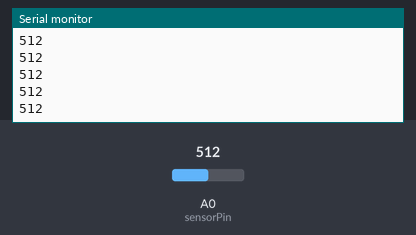
Simulated run of this sketch. Board: Arduino Uno, built with avr-gcc and run on an emulated ATmega328P. Parts: the last lines printed to the serial monitor. The inputs (shaded band) are chosen by the test bench; at power-on: A0 (sensorPin) = 512.

Above: at 1.2 s.
1.3 s: A0 (sensorPin) set to 716
At 1.31 s:
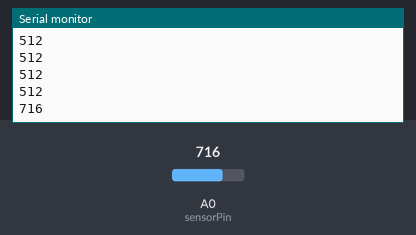
2.8 s: A0 (sensorPin) set to 900
At 2.81 s:
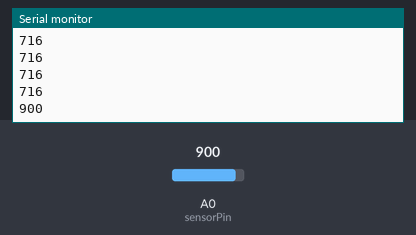
Timing chart, 0 to 5.8 s (numbered marks = the images above; inputs shaded):
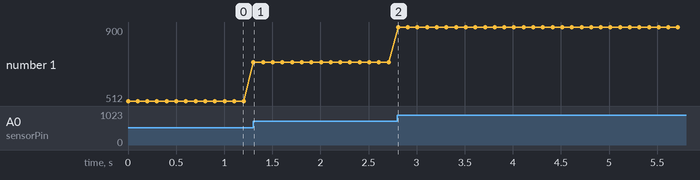

The sketch:

Input_Photoresistor.ino
```cpp
int sensorValue;
int sensorPin = A0;

void setup() {
  pinMode(sensorPin, INPUT);
  Serial.begin(9600);
}

void loop() {
  sensorValue = analogRead(sensorPin);
  Serial.println(sensorValue);
  delay(100);

}
```

Measured:
- after the input at 1.3 s, the serial monitor: prints a new line at once (image 1)
- after the input at 2.8 s, the serial monitor: prints a new line at once (image 2)
- plotted number 1: 512 → 716 after the input at 1.3 s, 716 → 900 after the input at 2.8 s
